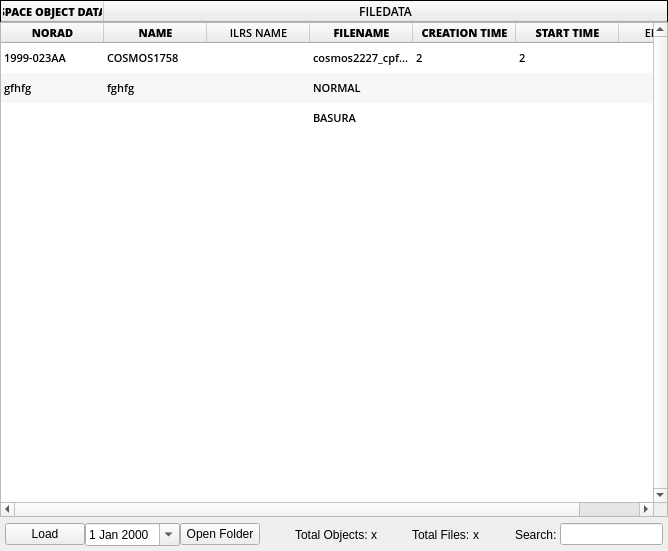
<?xml version="1.0" encoding="UTF-8"?>
<ui version="4.0">
 <class>FileTableWidget</class>
 <widget class="QWidget" name="FileTableWidget">
  <property name="geometry">
   <rect>
    <x>0</x>
    <y>0</y>
    <width>668</width>
    <height>551</height>
   </rect>
  </property>
  <property name="windowTitle">
   <string>Form</string>
  </property>
  <property name="styleSheet">
   <string notr="true"/>
  </property>
  <layout class="QVBoxLayout" name="verticalLayout">
   <property name="spacing">
    <number>0</number>
   </property>
   <property name="leftMargin">
    <number>0</number>
   </property>
   <property name="topMargin">
    <number>0</number>
   </property>
   <property name="rightMargin">
    <number>0</number>
   </property>
   <property name="bottomMargin">
    <number>0</number>
   </property>
   <item>
    <widget class="QTableWidget" name="table_files_header">
     <property name="sizePolicy">
      <sizepolicy hsizetype="Expanding" vsizetype="Fixed">
       <horstretch>0</horstretch>
       <verstretch>0</verstretch>
      </sizepolicy>
     </property>
     <property name="minimumSize">
      <size>
       <width>0</width>
       <height>0</height>
      </size>
     </property>
     <property name="maximumSize">
      <size>
       <width>16777215</width>
       <height>22</height>
      </size>
     </property>
     <property name="font">
      <font>
       <family>Open Sans Semibold</family>
       <pointsize>9</pointsize>
       <weight>50</weight>
       <italic>false</italic>
       <bold>false</bold>
      </font>
     </property>
     <property name="cursor" stdset="0">
      <cursorShape>ForbiddenCursor</cursorShape>
     </property>
     <property name="focusPolicy">
      <enum>Qt::NoFocus</enum>
     </property>
     <property name="toolTip">
      <string extracomment="Prueba"/>
     </property>
     <property name="toolTipDuration">
      <number>1</number>
     </property>
     <property name="whatsThis">
      <string>Prueba</string>
     </property>
     <property name="autoFillBackground">
      <bool>false</bool>
     </property>
     <property name="styleSheet">
      <string notr="true">QTableView
{
color: rgb(215, 215, 215);
background-color: rgb(80,80,80);
alternate-background-color: rgb(70,70,70);
selection-background-color: rgb(48,48,48);
font:  9pt &quot;Open Sans Semibold&quot;;
border: 1px solid black;
}

QTableView::item
{ 
    color: rgb(215, 215, 215);
    border-bottom: 1px solid gray;
}
QTableView::item:disabled
{ 
	color: rgb(100, 100,100);
}

QTableView::indicator
{
    border: 1px solid gray;
}

QTableView::indicator:unchecked
{
    background-color:  rgb(140, 20, 0);
}
QTableView::indicator:checked
{
    background-color: rgb(50, 90, 0);
}</string>
     </property>
     <property name="frameShape">
      <enum>QFrame::Box</enum>
     </property>
     <property name="frameShadow">
      <enum>QFrame::Sunken</enum>
     </property>
     <property name="lineWidth">
      <number>0</number>
     </property>
     <property name="midLineWidth">
      <number>1</number>
     </property>
     <property name="verticalScrollBarPolicy">
      <enum>Qt::ScrollBarAlwaysOff</enum>
     </property>
     <property name="horizontalScrollBarPolicy">
      <enum>Qt::ScrollBarAlwaysOff</enum>
     </property>
     <property name="sizeAdjustPolicy">
      <enum>QAbstractScrollArea::AdjustIgnored</enum>
     </property>
     <property name="autoScrollMargin">
      <number>15</number>
     </property>
     <property name="editTriggers">
      <set>QAbstractItemView::NoEditTriggers</set>
     </property>
     <property name="showDropIndicator" stdset="0">
      <bool>false</bool>
     </property>
     <property name="dragEnabled">
      <bool>false</bool>
     </property>
     <property name="dragDropOverwriteMode">
      <bool>false</bool>
     </property>
     <property name="dragDropMode">
      <enum>QAbstractItemView::NoDragDrop</enum>
     </property>
     <property name="alternatingRowColors">
      <bool>true</bool>
     </property>
     <property name="selectionMode">
      <enum>QAbstractItemView::NoSelection</enum>
     </property>
     <property name="selectionBehavior">
      <enum>QAbstractItemView::SelectRows</enum>
     </property>
     <property name="textElideMode">
      <enum>Qt::ElideRight</enum>
     </property>
     <property name="verticalScrollMode">
      <enum>QAbstractItemView::ScrollPerPixel</enum>
     </property>
     <property name="horizontalScrollMode">
      <enum>QAbstractItemView::ScrollPerPixel</enum>
     </property>
     <property name="showGrid">
      <bool>false</bool>
     </property>
     <property name="gridStyle">
      <enum>Qt::NoPen</enum>
     </property>
     <property name="sortingEnabled">
      <bool>false</bool>
     </property>
     <property name="wordWrap">
      <bool>false</bool>
     </property>
     <property name="cornerButtonEnabled">
      <bool>false</bool>
     </property>
     <attribute name="horizontalHeaderCascadingSectionResizes">
      <bool>false</bool>
     </attribute>
     <attribute name="horizontalHeaderMinimumSectionSize">
      <number>10</number>
     </attribute>
     <attribute name="horizontalHeaderDefaultSectionSize">
      <number>103</number>
     </attribute>
     <attribute name="horizontalHeaderHighlightSections">
      <bool>false</bool>
     </attribute>
     <attribute name="horizontalHeaderShowSortIndicator" stdset="0">
      <bool>false</bool>
     </attribute>
     <attribute name="horizontalHeaderStretchLastSection">
      <bool>true</bool>
     </attribute>
     <attribute name="verticalHeaderVisible">
      <bool>false</bool>
     </attribute>
     <attribute name="verticalHeaderCascadingSectionResizes">
      <bool>false</bool>
     </attribute>
     <attribute name="verticalHeaderMinimumSectionSize">
      <number>30</number>
     </attribute>
     <attribute name="verticalHeaderDefaultSectionSize">
      <number>30</number>
     </attribute>
     <attribute name="verticalHeaderShowSortIndicator" stdset="0">
      <bool>false</bool>
     </attribute>
     <attribute name="verticalHeaderStretchLastSection">
      <bool>false</bool>
     </attribute>
     <column>
      <property name="text">
       <string>SPACE OBJECT DATA</string>
      </property>
      <property name="font">
       <font>
        <family>Open Sans Extrabold</family>
        <pointsize>8</pointsize>
        <weight>75</weight>
        <bold>true</bold>
       </font>
      </property>
     </column>
     <column>
      <property name="text">
       <string>FILEDATA</string>
      </property>
     </column>
    </widget>
   </item>
   <item>
    <widget class="QTableWidget" name="table_files">
     <property name="sizePolicy">
      <sizepolicy hsizetype="Expanding" vsizetype="Expanding">
       <horstretch>0</horstretch>
       <verstretch>0</verstretch>
      </sizepolicy>
     </property>
     <property name="minimumSize">
      <size>
       <width>0</width>
       <height>0</height>
      </size>
     </property>
     <property name="maximumSize">
      <size>
       <width>16777215</width>
       <height>16777215</height>
      </size>
     </property>
     <property name="font">
      <font>
       <family>Open Sans Semibold</family>
       <pointsize>8</pointsize>
       <weight>50</weight>
       <italic>false</italic>
       <bold>false</bold>
      </font>
     </property>
     <property name="cursor" stdset="0">
      <cursorShape>PointingHandCursor</cursorShape>
     </property>
     <property name="focusPolicy">
      <enum>Qt::StrongFocus</enum>
     </property>
     <property name="toolTip">
      <string extracomment="Prueba"/>
     </property>
     <property name="toolTipDuration">
      <number>1</number>
     </property>
     <property name="whatsThis">
      <string/>
     </property>
     <property name="autoFillBackground">
      <bool>false</bool>
     </property>
     <property name="styleSheet">
      <string notr="true"/>
     </property>
     <property name="frameShape">
      <enum>QFrame::StyledPanel</enum>
     </property>
     <property name="frameShadow">
      <enum>QFrame::Sunken</enum>
     </property>
     <property name="lineWidth">
      <number>0</number>
     </property>
     <property name="midLineWidth">
      <number>1</number>
     </property>
     <property name="verticalScrollBarPolicy">
      <enum>Qt::ScrollBarAlwaysOn</enum>
     </property>
     <property name="horizontalScrollBarPolicy">
      <enum>Qt::ScrollBarAsNeeded</enum>
     </property>
     <property name="sizeAdjustPolicy">
      <enum>QAbstractScrollArea::AdjustIgnored</enum>
     </property>
     <property name="autoScrollMargin">
      <number>15</number>
     </property>
     <property name="editTriggers">
      <set>QAbstractItemView::NoEditTriggers</set>
     </property>
     <property name="showDropIndicator" stdset="0">
      <bool>true</bool>
     </property>
     <property name="dragEnabled">
      <bool>false</bool>
     </property>
     <property name="dragDropOverwriteMode">
      <bool>true</bool>
     </property>
     <property name="dragDropMode">
      <enum>QAbstractItemView::NoDragDrop</enum>
     </property>
     <property name="alternatingRowColors">
      <bool>true</bool>
     </property>
     <property name="selectionMode">
      <enum>QAbstractItemView::MultiSelection</enum>
     </property>
     <property name="selectionBehavior">
      <enum>QAbstractItemView::SelectItems</enum>
     </property>
     <property name="textElideMode">
      <enum>Qt::ElideRight</enum>
     </property>
     <property name="verticalScrollMode">
      <enum>QAbstractItemView::ScrollPerPixel</enum>
     </property>
     <property name="horizontalScrollMode">
      <enum>QAbstractItemView::ScrollPerPixel</enum>
     </property>
     <property name="showGrid">
      <bool>false</bool>
     </property>
     <property name="gridStyle">
      <enum>Qt::NoPen</enum>
     </property>
     <property name="sortingEnabled">
      <bool>false</bool>
     </property>
     <property name="wordWrap">
      <bool>false</bool>
     </property>
     <property name="cornerButtonEnabled">
      <bool>false</bool>
     </property>
     <attribute name="horizontalHeaderCascadingSectionResizes">
      <bool>false</bool>
     </attribute>
     <attribute name="horizontalHeaderMinimumSectionSize">
      <number>10</number>
     </attribute>
     <attribute name="horizontalHeaderDefaultSectionSize">
      <number>103</number>
     </attribute>
     <attribute name="horizontalHeaderHighlightSections">
      <bool>false</bool>
     </attribute>
     <attribute name="horizontalHeaderShowSortIndicator" stdset="0">
      <bool>false</bool>
     </attribute>
     <attribute name="horizontalHeaderStretchLastSection">
      <bool>true</bool>
     </attribute>
     <attribute name="verticalHeaderVisible">
      <bool>false</bool>
     </attribute>
     <attribute name="verticalHeaderCascadingSectionResizes">
      <bool>true</bool>
     </attribute>
     <attribute name="verticalHeaderMinimumSectionSize">
      <number>30</number>
     </attribute>
     <attribute name="verticalHeaderDefaultSectionSize">
      <number>30</number>
     </attribute>
     <attribute name="verticalHeaderShowSortIndicator" stdset="0">
      <bool>false</bool>
     </attribute>
     <attribute name="verticalHeaderStretchLastSection">
      <bool>false</bool>
     </attribute>
     <row>
      <property name="text">
       <string>New Row</string>
      </property>
     </row>
     <row>
      <property name="text">
       <string>New Row</string>
      </property>
     </row>
     <row>
      <property name="text">
       <string>New Row</string>
      </property>
     </row>
     <column>
      <property name="text">
       <string>NORAD</string>
      </property>
      <property name="font">
       <font>
        <family>Open Sans Extrabold</family>
        <pointsize>8</pointsize>
        <weight>75</weight>
        <bold>true</bold>
       </font>
      </property>
     </column>
     <column>
      <property name="text">
       <string>NAME</string>
      </property>
      <property name="font">
       <font>
        <family>Open Sans Extrabold</family>
        <pointsize>8</pointsize>
        <weight>75</weight>
        <bold>true</bold>
       </font>
      </property>
     </column>
     <column>
      <property name="text">
       <string>ILRS NAME</string>
      </property>
     </column>
     <column>
      <property name="text">
       <string>FILENAME</string>
      </property>
      <property name="font">
       <font>
        <family>Open Sans Extrabold</family>
        <pointsize>8</pointsize>
        <weight>75</weight>
        <bold>true</bold>
       </font>
      </property>
     </column>
     <column>
      <property name="text">
       <string>CREATION TIME</string>
      </property>
      <property name="font">
       <font>
        <family>Open Sans Extrabold</family>
        <pointsize>8</pointsize>
       </font>
      </property>
     </column>
     <column>
      <property name="text">
       <string>START TIME</string>
      </property>
      <property name="font">
       <font>
        <family>Open Sans Extrabold</family>
        <pointsize>8</pointsize>
        <weight>75</weight>
        <bold>true</bold>
       </font>
      </property>
     </column>
     <column>
      <property name="text">
       <string>END TIME</string>
      </property>
     </column>
     <item row="0" column="0">
      <property name="text">
       <string>1999-023AA</string>
      </property>
     </item>
     <item row="0" column="1">
      <property name="text">
       <string>COSMOS1758 </string>
      </property>
     </item>
     <item row="0" column="3">
      <property name="text">
       <string>cosmos2227_cpf_180928_7710.sdg</string>
      </property>
     </item>
     <item row="0" column="4">
      <property name="text">
       <string>2</string>
      </property>
     </item>
     <item row="0" column="5">
      <property name="text">
       <string>2</string>
      </property>
     </item>
     <item row="1" column="0">
      <property name="text">
       <string>gfhfg</string>
      </property>
     </item>
     <item row="1" column="1">
      <property name="text">
       <string>fghfg</string>
      </property>
     </item>
     <item row="1" column="3">
      <property name="text">
       <string>NORMAL</string>
      </property>
     </item>
     <item row="2" column="3">
      <property name="text">
       <string>BASURA</string>
      </property>
     </item>
    </widget>
   </item>
   <item>
    <spacer name="verticalSpacer">
     <property name="orientation">
      <enum>Qt::Vertical</enum>
     </property>
     <property name="sizeType">
      <enum>QSizePolicy::Fixed</enum>
     </property>
     <property name="sizeHint" stdset="0">
      <size>
       <width>20</width>
       <height>6</height>
      </size>
     </property>
    </spacer>
   </item>
   <item>
    <layout class="QHBoxLayout" name="horizontalLayout">
     <property name="leftMargin">
      <number>5</number>
     </property>
     <property name="topMargin">
      <number>0</number>
     </property>
     <property name="rightMargin">
      <number>5</number>
     </property>
     <property name="bottomMargin">
      <number>5</number>
     </property>
     <item>
      <widget class="QPushButton" name="pb_load_historical">
       <property name="sizePolicy">
        <sizepolicy hsizetype="Preferred" vsizetype="Fixed">
         <horstretch>0</horstretch>
         <verstretch>0</verstretch>
        </sizepolicy>
       </property>
       <property name="text">
        <string>Load</string>
       </property>
      </widget>
     </item>
     <item>
      <widget class="QDateEdit" name="de_historical_date">
       <property name="sizePolicy">
        <sizepolicy hsizetype="Preferred" vsizetype="Fixed">
         <horstretch>0</horstretch>
         <verstretch>0</verstretch>
        </sizepolicy>
       </property>
       <property name="calendarPopup">
        <bool>true</bool>
       </property>
       <property name="timeSpec">
        <enum>Qt::UTC</enum>
       </property>
      </widget>
     </item>
     <item>
      <widget class="QPushButton" name="pb_open_folder">
       <property name="text">
        <string>Open Folder</string>
       </property>
      </widget>
     </item>
     <item>
      <spacer name="hs_load">
       <property name="orientation">
        <enum>Qt::Horizontal</enum>
       </property>
       <property name="sizeType">
        <enum>QSizePolicy::Preferred</enum>
       </property>
       <property name="sizeHint" stdset="0">
        <size>
         <width>40</width>
         <height>20</height>
        </size>
       </property>
      </spacer>
     </item>
     <item>
      <layout class="QHBoxLayout" name="hl_data_info">
       <property name="leftMargin">
        <number>0</number>
       </property>
       <item>
        <widget class="QLabel" name="label_5">
         <property name="accessibleName">
          <string>LabelInfoWhite</string>
         </property>
         <property name="text">
          <string>Total Objects: </string>
         </property>
        </widget>
       </item>
       <item>
        <widget class="QLabel" name="lb_total_objects">
         <property name="accessibleName">
          <string>LabelInfoOrange</string>
         </property>
         <property name="text">
          <string>x</string>
         </property>
        </widget>
       </item>
       <item>
        <spacer name="horizontalSpacer_4">
         <property name="orientation">
          <enum>Qt::Horizontal</enum>
         </property>
         <property name="sizeType">
          <enum>QSizePolicy::Expanding</enum>
         </property>
         <property name="sizeHint" stdset="0">
          <size>
           <width>40</width>
           <height>20</height>
          </size>
         </property>
        </spacer>
       </item>
       <item>
        <widget class="QLabel" name="label_7">
         <property name="accessibleName">
          <string>LabelInfoWhite</string>
         </property>
         <property name="text">
          <string>Total Files: </string>
         </property>
        </widget>
       </item>
       <item>
        <widget class="QLabel" name="lb_total_files">
         <property name="accessibleName">
          <string>LabelInfoOrange</string>
         </property>
         <property name="text">
          <string>x</string>
         </property>
        </widget>
       </item>
      </layout>
     </item>
     <item>
      <spacer name="horizontalSpacer_6">
       <property name="orientation">
        <enum>Qt::Horizontal</enum>
       </property>
       <property name="sizeType">
        <enum>QSizePolicy::Expanding</enum>
       </property>
       <property name="sizeHint" stdset="0">
        <size>
         <width>40</width>
         <height>20</height>
        </size>
       </property>
      </spacer>
     </item>
     <item>
      <widget class="QLabel" name="label_2">
       <property name="accessibleName">
        <string>LabelInfoWhite</string>
       </property>
       <property name="text">
        <string>Search: </string>
       </property>
      </widget>
     </item>
     <item>
      <widget class="QLineEdit" name="le_search_file">
       <property name="sizePolicy">
        <sizepolicy hsizetype="Preferred" vsizetype="Fixed">
         <horstretch>0</horstretch>
         <verstretch>0</verstretch>
        </sizepolicy>
       </property>
      </widget>
     </item>
    </layout>
   </item>
  </layout>
 </widget>
 <resources/>
 <connections/>
</ui>
